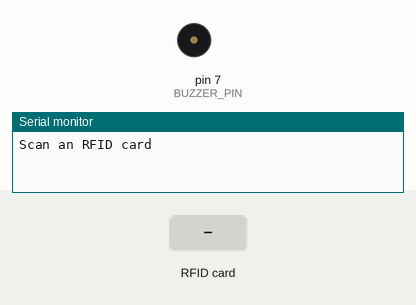
Simulated run of this sketch. Board: Arduino Uno, built with avr-gcc and run on an emulated ATmega328P. Parts: buzzer (waves = sounding, pin HIGH), the last lines printed to the serial monitor. The inputs (shaded band) are chosen by the test bench. Pins used as bus, display or sensor lines are not drawn.

Above: at 1.2 s.
1.3 s: RFID card DC 7F BA 38 held to the reader
At 1.51 s:
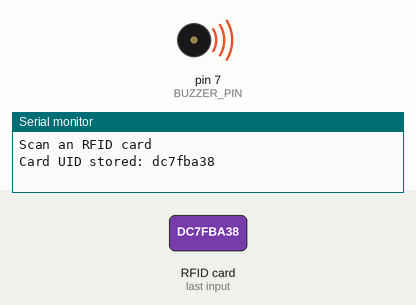
3.1 s: RFID card 5E 7A 19 C4 held to the reader
Timing chart, 0 to 6.1 s (numbered marks = the images above; inputs shaded):
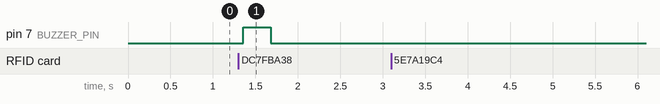

Measured:
- after the input at 1.3 s, pin 7 (BUZZER_PIN): LOW → HIGH after 0.06 s, → LOW 0.33 s later

The sketch:

RFID-with-Buzzer.ino
```cpp
// (licence header left out)
// ***showing everything

// #include <SPI.h>
// #include <MFRC522.h>

// #define RST_PIN         9          // Configurable, see typical pin layout above
// #define SS_PIN          10         // Configurable, see typical pin layout above

// MFRC522 mfrc522(SS_PIN, RST_PIN);  // Create MFRC522 instance

// void setup() {
// 	Serial.begin(9600);		// Initialize serial communications with the PC
// 	while (!Serial);		// Do nothing if no serial port is opened (added for Arduinos based on ATMEGA32U4)
// 	SPI.begin();			// Init SPI bus
// 	mfrc522.PCD_Init();		// Init MFRC522
// 	delay(4);				// Optional delay. Some board do need more time after init to be ready, see Readme
// 	mfrc522.PCD_DumpVersionToSerial();	// Show details of PCD - MFRC522 Card Reader details
// 	Serial.println(F("Scan PICC to see UID, SAK, type, and data blocks..."));
// }

// void loop() {
// 	// Reset the loop if no new card present on the sensor/reader. This saves the entire process when idle.
// 	if ( ! mfrc522.PICC_IsNewCardPresent()) {
// 		return;
// 	}

// 	// Select one of the cards
// 	if ( ! mfrc522.PICC_ReadCardSerial()) {
// 		return;
// 	}

// if (mfrc522.PICC_ReadCardSerial()) {
//       Serial.println("Found a card!");
//       Serial.print("UID: ");
//       for (byte i = 0; i < mfrc522.uid.size; i++) {
//         Serial.print(mfrc522.uid.uidByte[i] < 0x10 ? " 0" : " ");
//         Serial.print(mfrc522.uid.uidByte[i], HEX);
//       }
//       Serial.println();
//       mfrc522.PICC_HaltA();  // Halt PICC to prepare for next card
//       // Serial.print("kkkkkkkkkkkk");
//     }
// 	// Dump debug info about the card; PICC_HaltA() is automatically called
// 	mfrc522.PICC_DumpToSerial(&(mfrc522.uid));
//     Serial.println(mfrc522.PICC_ReadCardSerial() + "uhgfjgj");

// }


// ***only showing Card UID

// #include <SPI.h>
// #include <MFRC522.h>

// #define SS_PIN 10  // Slave Select pin
// #define RST_PIN 9  // Reset pin

// MFRC522 mfrc522(SS_PIN, RST_PIN);  // Create an instance of the MFRC522 library

// void setup() {
//   Serial.begin(9600);  // Initialize serial communication
//   SPI.begin();  // Initiate SPI bus
//   mfrc522.PCD_Init();  // Initiate MFRC522
//   Serial.println("Scan an RFID card");
// }

// void loop() {
//   // Look for new cards
//   if (mfrc522.PICC_IsNewCardPresent() && mfrc522.PICC_ReadCardSerial()) {
//     Serial.print("Card UID: ");
//     for (byte i = 0; i < mfrc522.uid.size; i++) {
//       Serial.print(mfrc522.uid.uidByte[i] < 0x10 ? "0" : "");
//       Serial.print(mfrc522.uid.uidByte[i], HEX);
//     }
//     Serial.println();

//     mfrc522.PICC_HaltA();  // Halt the current card
//     mfrc522.PCD_StopCrypto1();  // Stop encryption on the card
//   }
// }

// ***storing the card UID and storing it in an array and then if the data match, buzzer will be on
#include <SPI.h>
#include <MFRC522.h>

#define SS_PIN 10  // Slave Select pin
#define RST_PIN 9  // Reset pin
#define BUZZER_PIN 7  // Buzzer pin

MFRC522 mfrc522(SS_PIN, RST_PIN);  // Create an instance of the MFRC522 library

const int maxCards = 10;  // Maximum number of cards to store
String cardUIDs[maxCards];  // Array to store card UIDs
int cardCount = 0;  // Counter for stored card count

void setup() {
  Serial.begin(9600);  // Initialize serial communication
  SPI.begin();  // Initiate SPI bus
  mfrc522.PCD_Init();  // Initiate MFRC522
  Serial.println("Scan an RFID card");
  pinMode(BUZZER_PIN, OUTPUT);
}

void loop() {
  String uidStr = "";  // Create an empty string to store the UID
  // Look for new cards
  if (mfrc522.PICC_IsNewCardPresent() && mfrc522.PICC_ReadCardSerial()) {


    // Convert each byte of UID to a two-digit hexadecimal string
    for (byte i = 0; i < mfrc522.uid.size; i++) {
      uidStr += (mfrc522.uid.uidByte[i] < 0x10 ? "0" : "");
      uidStr += String(mfrc522.uid.uidByte[i], HEX);
    }

    // Store the UID string in the array
    if (cardCount < maxCards) {
      cardUIDs[cardCount] = uidStr;
      cardCount++;
      Serial.println("Card UID stored: " + uidStr);
    } else {
      Serial.println("Array is full. Cannot store more card UIDs.");
    }

    mfrc522.PICC_HaltA();  // Halt the current card
    mfrc522.PCD_StopCrypto1();  // Stop encryption on the card
  }
  if(uidStr == "dc7fba38"){
    digitalWrite(BUZZER_PIN, HIGH);
  }
  else
    digitalWrite(BUZZER_PIN, LOW);
  delay(300);
}
```
